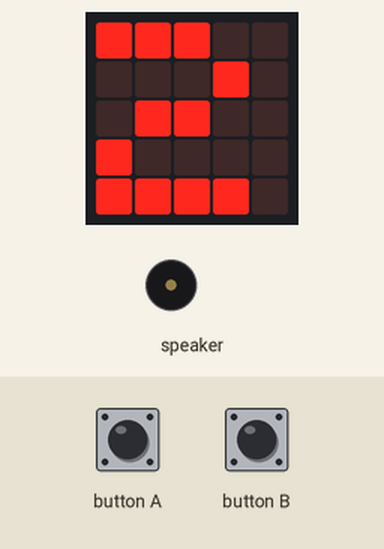
Bench run of a program on a simulated Calliope mini (MakeCode). Shown: the board's 5×5 LED display, buzzer (waves = sounding). The test bench sets the inputs (shaded band). The 48×5 strip is a reading aid, not a part: it shows the text the display is scrolling, unrolled, one strip-width of it at a time.

Above: at 5.3 s.
5.4 s: button A pressed for 0.15 s
At 6.5 s:
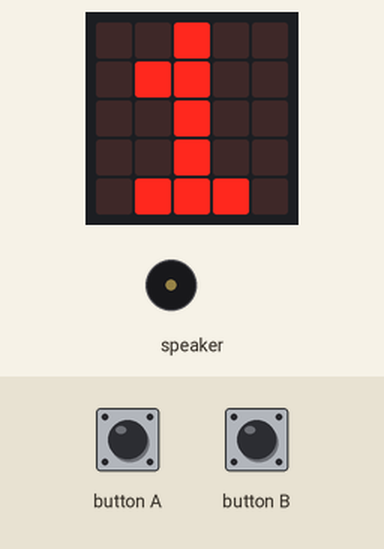
8.5 s: button B pressed for 0.15 s
At 9.1 s:
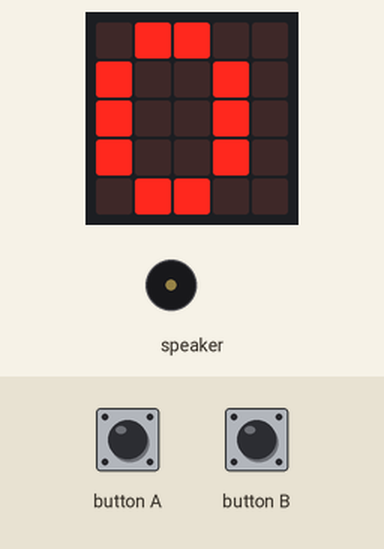
11.6 s: button A pressed for 1 s
At 12.5 s:
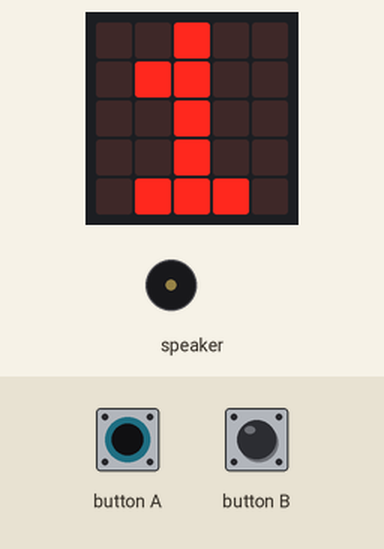
15.6 s: button B pressed for 1 s
At 19.5 s:
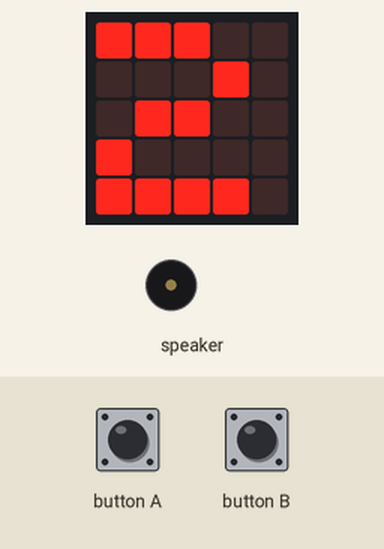
Timing chart, 0 to 21.0 s (numbered marks = the images above; inputs shaded):
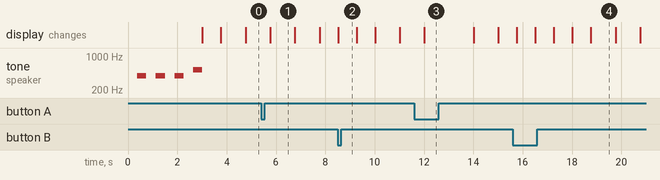

The program:

main.ts
```typescript
music.playMelody("- G - G - G - C5 ", 160)
let zeit = 0
basic.showNumber(0)
loops.everyInterval(1000, function () {
    zeit += 1
    basic.showNumber(zeit)
})
basic.forever(function () {
    if (input.buttonIsPressed(Button.B)) {
        zeit = 0
        basic.showNumber(0)
    }
    if (input.buttonIsPressed(Button.A)) {
        zeit = 0
    }
})
```

test.ts
```typescript
// Hier kann man Tests durchführen; diese Datei wird nicht kompiliert, wenn dieses Paket als Erweiterung verwendet wird.
```

Measured:
- what the display in image 1 shows lasts 1.0 s, from 5.8 s to 6.8 s
